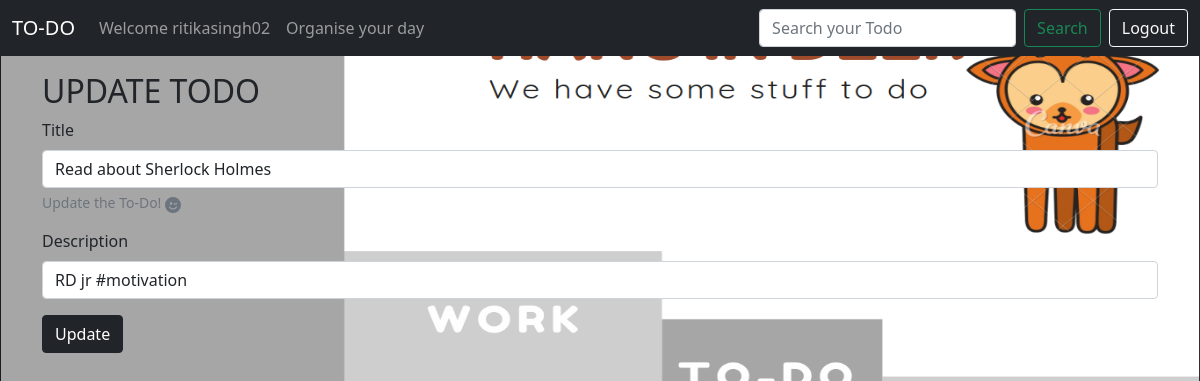
Screenshot of /update/2 (signed in) with the database file from the repository.
### app.py (models this page shows, shortened)
class Todo(db.Model):
    _tablename = 'todo'
    sno = db.Column(db.Integer, primary_key=True)
    title = db.Column(db.String(200), nullable=False)
    desc = db.Column(db.String(200), nullable=False)
    user = db.Column(db.String(200), db.ForeignKey('user.uname'))
    date_created = db.Column(db.DateTime, default=datetime.utcnow)

### app.py (the view, shortened to what this page needs)
@app.route('/update/<int:sno>', methods=['GET', 'POST'])
def update(sno):
    todo = Todo.query.filter_by(sno=sno).first()
    return render_template("update.html", todo=todo, user=session['user'])

### templates/update.html (shortened to what this page needs)
{% extends 'base.html' %}
{%block body%}
    <div class="container my-3">
        <h2>UPDATE TODO</h2>
    <form action= "/update/{{todo.sno}}" method="POST">
        <div class="mb-3">
            <label for="title" class="form-label">Title</label>
            <input type="text" class="form-control" name = "title" id="title" value = "{{todo.title}}" aria-describedby="emailHelp">
            <div id="emailHelp" class="form-text">Update the To-Do!
            </div>
        </div>
        <div class="mb-3">
            <label for="desc" class="form-label">Description</label>
            <input type="text" class="form-control" name = "desc" id="desc" value="{{todo.desc}}">
        </div>
        <button type="submit" class="btn btn-dark ">Update</button>
        </form>
        </div>
{%endblock%}

### templates/base.html (shortened to what this page needs)
<!doctype html>
<html lang="en">
  <head>
    <link href="https://cdn.jsdelivr.net/npm/bootstrap@5.0.0/dist/css/bootstrap.min.css" rel="stylesheet">
    <link href="https://cdn.jsdelivr.net/npm/bootstrap@5.0.0/dist/css/bootstrap.min.css" rel="stylesheet">
  </head>
  <body>
    <nav class="navbar navbar-expand-lg navbar-dark bg-dark">
        <div class="container-fluid">
          <a class="navbar-brand" href="/">TO-DO</a>
          <div class="collapse navbar-collapse" id="navbarSupportedContent">
            <ul class="navbar-nav me-auto mb-2 mb-lg-0">
              <li class="nav-item">
                {% if user%}
                <a class="nav-link deactive" aria-current="page" href="/">Welcome {{user}}</a>
                {%else%}
                <a class="nav-link active" aria-current="page" href="/login">Login</a>
                {%endif%}
              </li>
              <li class="nav-item">
                <a class="nav-link" href="#">Organise your day</a>
              </li>
            </ul>
            <div class="d-flex" >
              <input class="form-control me-2" type="search" id = "search" name= "search" placeholder="Search your Todo" aria-label="Search">
              <button class="btn btn-outline-success me-2" onclick= "search(event)" type="submit">Search</button>
            </div>
            <div class="d-flex" >
              <button type="button" class="btn btn-outline-light" onclick="location.href ='/logout';">Logout</button>
            </div>
          </div>
        </div>
      </nav>
      {% block body %}
      {% endblock body %}
  </body>
  </html>

### templates/base.html (style rules this page uses)
body { background-color: #dfe6e9; }

### templates/update.html (style rules this page uses)
body { background-image: url('./static/back.png'); background-position: fixed; background-size: 100% 560px; background-repeat: no-repeat; }

### rows the page displays
Todo: user "ritikasingh02", title "Read about Sherlock Holmes", desc "RD jr #motivation"
